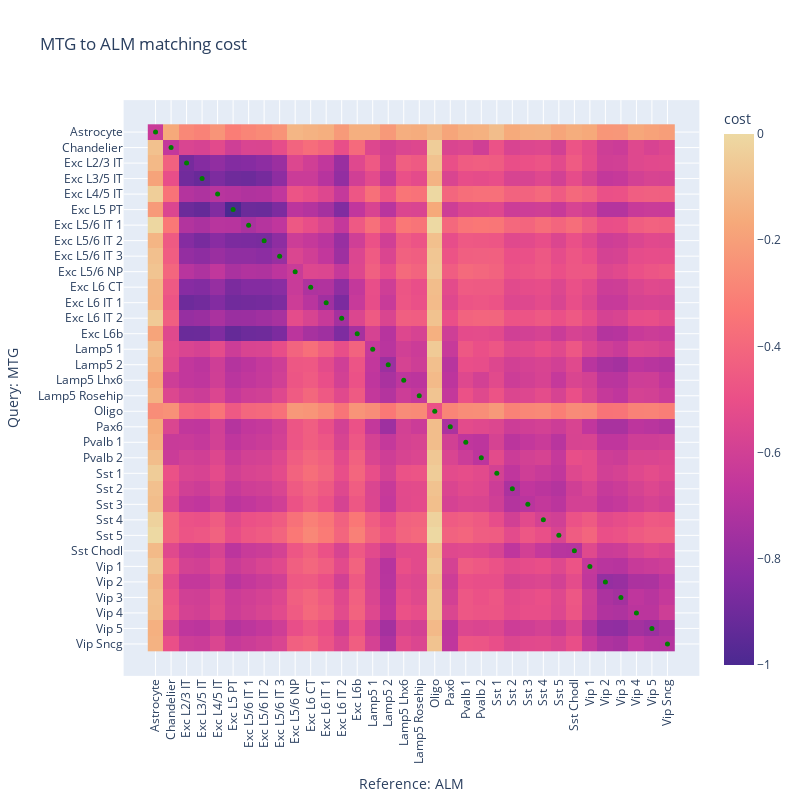

Write notebook code for a chart like this one.
### Code cell
m.display_matching_costs('labels34', show_all_labels=True, width=800, height=800)

### Figure 1 — Plotly figure (JSON) as saved in the notebook; plotly's stock layout.template omitted (floating-point values rounded to 4 significant figures; data arrays with more than 128 entries replaced by an {"elided": "..."} marker saying what was removed)
{"data": [{"coloraxis": "coloraxis", "hovertemplate": "Reference: ALM: %{x}<br>Query: MTG: %{y}<br>cost: %{z}<extra></extra>", "name": "0", "type": "heatmap", "x": ["Astrocyte", "Chandelier", "Exc L2/3 IT", "Exc L3/5 IT", "Exc L4/5 IT", "Exc L5 PT", "Exc L5/6 IT 1", "Exc L5/6 IT 2", "Exc L5/6 IT 3", "Exc L5/6 NP", "Exc L6 CT", "Exc L6 IT 1", "Exc L6 IT 2", "Exc L6b", "Lamp5 1", "Lamp5 2", "Lamp5 Lhx6", "Lamp5 Rosehip", "Oligo", "Pax6", "Pvalb 1", "Pvalb 2", "Sst 1", "Sst 2", "Sst 3", "Sst 4", "Sst 5", "Sst Chodl", "Vip 1", "Vip 2", "Vip 3", "Vip 4", "Vip 5", "Vip Sncg"], "xaxis": "x", "y": ["Astrocyte", "Chandelier", "Exc L2/3 IT", "Exc L3/5 IT", "Exc L4/5 IT", "Exc L5 PT", "Exc L5/6 IT 1", "Exc L5/6 IT 2", "Exc L5/6 IT 3", "Exc L5/6 NP", "Exc L6 CT", "Exc L6 IT 1", "Exc L6 IT 2", "Exc L6b", "Lamp5 1", "Lamp5 2", "Lamp5 Lhx6", "Lamp5 Rosehip", "Oligo", "Pax6", "Pvalb 1", "Pvalb 2", "Sst 1", "Sst 2", "Sst 3", "Sst 4", "Sst 5", "Sst Chodl", "Vip 1", "Vip 2", "Vip 3", "Vip 4", "Vip 5", "Vip Sncg"], "yaxis": "y", "z": {"elided": "34x34 float values"}}, {"hovertemplate": "%{y} -> %{x}", "marker": {"color": ["green", "green", "green", "green", "green", "green", "green", "green", "green", "green", "green", "green", "green", "green", "green", "green", "green", "green", "green", "green", "green", "green", "green", "green", "green", "green", "green", "green", "green", "green", "green", "green", "green", "green"], "size": 5}, "mode": "markers", "name": "", "type": "scatter", "x": ["Astrocyte", "Chandelier", "Exc L2/3 IT", "Exc L3/5 IT", "Exc L4/5 IT", "Exc L5 PT", "Exc L5/6 IT 1", "Exc L5/6 IT 2", "Exc L5/6 IT 3", "Exc L5/6 NP", "Exc L6 CT", "Exc L6 IT 1", "Exc L6 IT 2", "Exc L6b", "Lamp5 1", "Lamp5 2", "Lamp5 Lhx6", "Lamp5 Rosehip", "Oligo", "Pax6", "Pvalb 1", "Pvalb 2", "Sst 1", "Sst 2", "Sst 3", "Sst 4", "Sst 5", "Sst Chodl", "Vip 1", "Vip 2", "Vip 3", "Vip 4", "Vip 5", "Vip Sncg"], "y": ["Astrocyte", "Chandelier", "Exc L2/3 IT", "Exc L3/5 IT", "Exc L4/5 IT", "Exc L5 PT", "Exc L5/6 IT 1", "Exc L5/6 IT 2", "Exc L5/6 IT 3", "Exc L5/6 NP", "Exc L6 CT", "Exc L6 IT 1", "Exc L6 IT 2", "Exc L6b", "Lamp5 1", "Lamp5 2", "Lamp5 Lhx6", "Lamp5 Rosehip", "Oligo", "Pax6", "Pvalb 1", "Pvalb 2", "Sst 1", "Sst 2", "Sst 3", "Sst 4", "Sst 5", "Sst Chodl", "Vip 1", "Vip 2", "Vip 3", "Vip 4", "Vip 5", "Vip Sncg"]}], "layout": {"coloraxis": {"colorbar": {"title": {"text": "cost"}}, "colorscale": [[0, "rgb(75, 41, 145)"], [0.1667, "rgb(135, 44, 162)"], [0.3333, "rgb(192, 54, 157)"], [0.5, "rgb(234, 79, 136)"], [0.6667, "rgb(250, 120, 118)"], [0.8333, "rgb(246, 169, 122)"], [1, "rgb(237, 217, 163)"]]}, "height": 800, "title": {"text": "MTG to ALM matching cost"}, "width": 800, "xaxis": {"anchor": "y", "constrain": "domain", "domain": [0, 1], "dtick": 1, "scaleanchor": "y", "tickangle": -90, "title": {"text": "Reference: ALM"}}, "yaxis": {"anchor": "x", "autorange": "reversed", "constrain": "domain", "domain": [0, 1], "dtick": 1, "title": {"text": "Query: MTG"}}}}
